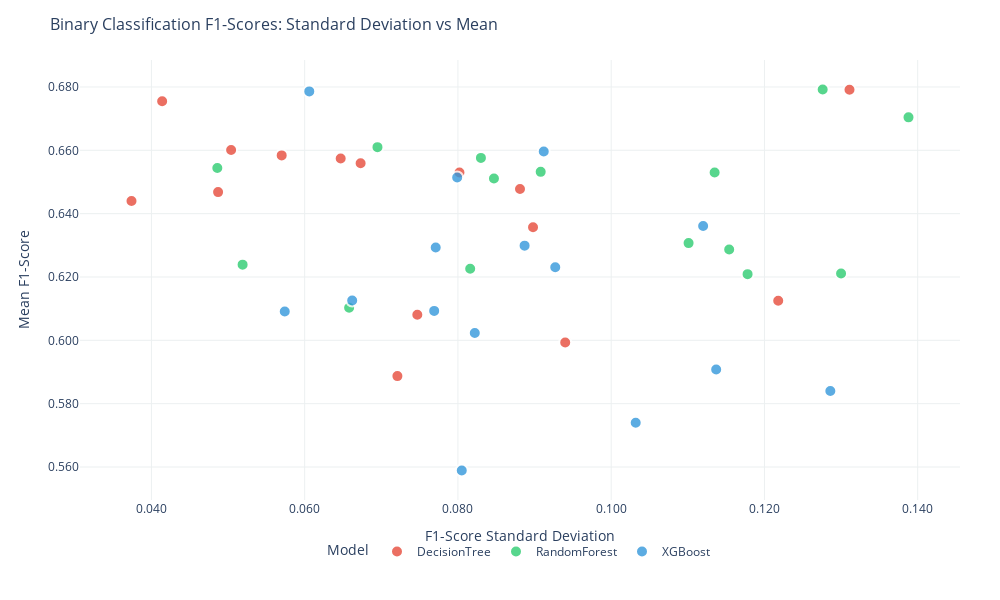

Notebook code for this chart:
### Markdown cell above
Raw

### Code cell
import pandas as pd
import plotly.graph_objects as go
import plotly.express as px
from plotly.subplots import make_subplots
import numpy as np

# Create the dataset
data = [
    # DecisionTree
    {'condition': '1s_no', 'model': 'DecisionTree', 'mean': 0.5993, 'std': 0.094, 'window_size': '1s', 'overlap': 'no'},
    {'condition': '1s_0.5', 'model': 'DecisionTree', 'mean': 0.6755, 'std': 0.0414, 'window_size': '1s', 'overlap': '50%'},
    {'condition': '1s_0.8', 'model': 'DecisionTree', 'mean': 0.6601, 'std': 0.0504, 'window_size': '1s', 'overlap': '80%'},
    {'condition': '2s_no', 'model': 'DecisionTree', 'mean': 0.644, 'std': 0.0374, 'window_size': '2s', 'overlap': 'no'},
    {'condition': '2s_0.5', 'model': 'DecisionTree', 'mean': 0.6584, 'std': 0.057, 'window_size': '2s', 'overlap': '50%'},
    {'condition': '2s_0.8', 'model': 'DecisionTree', 'mean': 0.6559, 'std': 0.0673, 'window_size': '2s', 'overlap': '80%'},
    {'condition': '3s_no', 'model': 'DecisionTree', 'mean': 0.653, 'std': 0.0802, 'window_size': '3s', 'overlap': 'no'},
    {'condition': '3s_0.5', 'model': 'DecisionTree', 'mean': 0.6125, 'std': 0.1218, 'window_size': '3s', 'overlap': '50%'},
    {'condition': '3s_0.8', 'model': 'DecisionTree', 'mean': 0.6081, 'std': 0.0747, 'window_size': '3s', 'overlap': '80%'},
    {'condition': '4s_no', 'model': 'DecisionTree', 'mean': 0.6357, 'std': 0.0898, 'window_size': '4s', 'overlap': 'no'},
    {'condition': '4s_0.5', 'model': 'DecisionTree', 'mean': 0.6574, 'std': 0.0647, 'window_size': '4s', 'overlap': '50%'},
    {'condition': '4s_0.8', 'model': 'DecisionTree', 'mean': 0.6468, 'std': 0.0487, 'window_size': '4s', 'overlap': '80%'},
    {'condition': '5s_no', 'model': 'DecisionTree', 'mean': 0.5887, 'std': 0.0721, 'window_size': '5s', 'overlap': 'no'},
    {'condition': '5s_0.5', 'model': 'DecisionTree', 'mean': 0.6478, 'std': 0.0881, 'window_size': '5s', 'overlap': '50%'},
    {'condition': '5s_0.8', 'model': 'DecisionTree', 'mean': 0.6791, 'std': 0.1311, 'window_size': '5s', 'overlap': '80%'},
    
    # RandomForest
    {'condition': '1s_no', 'model': 'RandomForest', 'mean': 0.6103, 'std': 0.0658, 'window_size': '1s', 'overlap': 'no'},
    {'condition': '1s_0.5', 'model': 'RandomForest', 'mean': 0.6287, 'std': 0.1154, 'window_size': '1s', 'overlap': '50%'},
    {'condition': '1s_0.8', 'model': 'RandomForest', 'mean': 0.6239, 'std': 0.0519, 'window_size': '1s', 'overlap': '80%'},
    {'condition': '2s_no', 'model': 'RandomForest', 'mean': 0.6226, 'std': 0.0816, 'window_size': '2s', 'overlap': 'no'},
    {'condition': '2s_0.5', 'model': 'RandomForest', 'mean': 0.6511, 'std': 0.0847, 'window_size': '2s', 'overlap': '50%'},
    {'condition': '2s_0.8', 'model': 'RandomForest', 'mean': 0.6532, 'std': 0.0908, 'window_size': '2s', 'overlap': '80%'},
    {'condition': '3s_no', 'model': 'RandomForest', 'mean': 0.6576, 'std': 0.083, 'window_size': '3s', 'overlap': 'no'},
    {'condition': '3s_0.5', 'model': 'RandomForest', 'mean': 0.6209, 'std': 0.1178, 'window_size': '3s', 'overlap': '50%'},
    {'condition': '3s_0.8', 'model': 'RandomForest', 'mean': 0.6307, 'std': 0.1101, 'window_size': '3s', 'overlap': '80%'},
    {'condition': '4s_no', 'model': 'RandomForest', 'mean': 0.6544, 'std': 0.0486, 'window_size': '4s', 'overlap': 'no'},
    {'condition': '4s_0.5', 'model': 'RandomForest', 'mean': 0.6211, 'std': 0.13, 'window_size': '4s', 'overlap': '50%'},
    {'condition': '4s_0.8', 'model': 'RandomForest', 'mean': 0.661, 'std': 0.0695, 'window_size': '4s', 'overlap': '80%'},
    {'condition': '5s_no', 'model': 'RandomForest', 'mean': 0.653, 'std': 0.1135, 'window_size': '5s', 'overlap': 'no'},
    {'condition': '5s_0.5', 'model': 'RandomForest', 'mean': 0.6704, 'std': 0.1388, 'window_size': '5s', 'overlap': '50%'},
    {'condition': '5s_0.8', 'model': 'RandomForest', 'mean': 0.6792, 'std': 0.1276, 'window_size': '5s', 'overlap': '80%'},
    
    # XGBoost
    {'condition': '1s_no', 'model': 'XGBoost', 'mean': 0.5589, 'std': 0.0805, 'window_size': '1s', 'overlap': 'no'},
    {'condition': '1s_0.5', 'model': 'XGBoost', 'mean': 0.5908, 'std': 0.1137, 'window_size': '1s', 'overlap': '50%'},
    {'condition': '1s_0.8', 'model': 'XGBoost', 'mean': 0.6091, 'std': 0.0574, 'window_size': '1s', 'overlap': '80%'},
    {'condition': '2s_no', 'model': 'XGBoost', 'mean': 0.6231, 'std': 0.0927, 'window_size': '2s', 'overlap': 'no'},
    {'condition': '2s_0.5', 'model': 'XGBoost', 'mean': 0.6293, 'std': 0.0771, 'window_size': '2s', 'overlap': '50%'},
    {'condition': '2s_0.8', 'model': 'XGBoost', 'mean': 0.6126, 'std': 0.0662, 'window_size': '2s', 'overlap': '80%'},
    {'condition': '3s_no', 'model': 'XGBoost', 'mean': 0.6596, 'std': 0.0912, 'window_size': '3s', 'overlap': 'no'},
    {'condition': '3s_0.5', 'model': 'XGBoost', 'mean': 0.584, 'std': 0.1286, 'window_size': '3s', 'overlap': '50%'},
    {'condition': '3s_0.8', 'model': 'XGBoost', 'mean': 0.6299, 'std': 0.0887, 'window_size': '3s', 'overlap': '80%'},
    {'condition': '4s_no', 'model': 'XGBoost', 'mean': 0.6093, 'std': 0.0769, 'window_size': '4s', 'overlap': 'no'},
    {'condition': '4s_0.5', 'model': 'XGBoost', 'mean': 0.6023, 'std': 0.0822, 'window_size': '4s', 'overlap': '50%'},
    {'condition': '4s_0.8', 'model': 'XGBoost', 'mean': 0.6786, 'std': 0.0606, 'window_size': '4s', 'overlap': '80%'},
    {'condition': '5s_no', 'model': 'XGBoost', 'mean': 0.6361, 'std': 0.112, 'window_size': '5s', 'overlap': 'no'},
    {'condition': '5s_0.5', 'model': 'XGBoost', 'mean': 0.574, 'std': 0.1032, 'window_size': '5s', 'overlap': '50%'},
    {'condition': '5s_0.8', 'model': 'XGBoost', 'mean': 0.6514, 'std': 0.0799, 'window_size': '5s', 'overlap': '80%'}
]

# Create DataFrame
df = pd.DataFrame(data)

# Add performance score
df['performance_score'] = df['mean'] - df['std']

# Define colors for each model
model_colors = {
    'DecisionTree': '#e74c3c',
    'RandomForest': '#2ecc71', 
    'XGBoost': '#3498db'
}

# Create the main scatter plot
fig = px.scatter(
    df, 
    x='std', 
    y='mean',
    color='model',
    hover_data=['condition', 'window_size', 'overlap'],
    color_discrete_map=model_colors,
    title='Binary Classification F1-Scores: Standard Deviation vs Mean',
    labels={
        'std': 'F1-Score Standard Deviation',
        'mean': 'Mean F1-Score',
        'model': 'Model'
    }
)

# Update traces for better styling
fig.update_traces(
    marker=dict(size=12, opacity=0.8, line=dict(width=2, color='white')),
    hovertemplate='<b>%{fullData.name}</b><br>' +
                  'Condition: %{customdata[0]}<br>' +
                #   'Window: %{customdata[1]}<br>' +
                #   'Overlap: %{customdata[2]}<br>' +
                  'F1-Score: %{y:.4f}<br>' +
                  'Std Dev: %{x:.4f}<extra></extra>'
)


# Update layout
fig.update_layout(
    width=1000,
    height=600,
    plot_bgcolor='white',
    paper_bgcolor='white',
    font=dict(size=12),
    title_font_size=16,
    legend=dict(
        orientation="h",
        yanchor="bottom",
        y=-0.15,
        xanchor="center",
        x=0.5
    ),
    margin=dict(t=60, b=100, l=80, r=40)
)

# Update axes
fig.update_xaxes(
    gridcolor='#ecf0f1',
    tickformat='.3f',
    title_font_size=14
)
fig.update_yaxes(
    gridcolor='#ecf0f1', 
    tickformat='.3f',
    title_font_size=14
)

# Show the plot
fig.show()

# Print best performers summary
print("🏆 BEST PERFORMERS BY MODEL:")
print("=" * 50)

for model in df['model'].unique():
    model_data = df[df['model'] == model]
    best_performer = model_data.loc[model_data['performance_score'].idxmax()]
    
    overlap_text = {
        'no': 'No Overlap',
        '50%': '50% Overlap', 
        '80%': '80% Overlap'
    }[best_performer['overlap']]
    
    print(f"\n{model}:")
    print(f"  Best Configuration: {best_performer['condition']}")
    print(f"  Window: {best_performer['window_size']}, {overlap_text}")
    print(f"  F1-Score: {best_performer['mean']:.4f}")
    print(f"  Std Dev: {best_performer['std']:.4f}")
    print(f"  Performance Score: {best_performer['performance_score']:.4f}")

# Additional analysis functions
def filter_by_model(model_name):
    """Filter data by specific model"""
    return df[df['model'] == model_name]

def filter_by_overlap(overlap_type):
    """Filter data by overlap type ('no', '50%', '80%')"""
    return df[df['overlap'] == overlap_type]

def filter_by_window_size(window_size):
    """Filter data by window size ('1s', '2s', '3s', '4s', '5s')"""
    return df[df['window_size'] == window_size]

def get_top_performers(n=5):
    """Get top N performers by performance score"""
    return df.nlargest(n, 'performance_score')[['model', 'condition', 'mean', 'std', 'performance_score']]

# Example usage of analysis functions:
print(f"\n🎯 TOP 5 OVERALL PERFORMERS:")
print("=" * 50)
top_5 = get_top_performers(5)
for idx, row in top_5.iterrows():
    print(f"{top_5.index.get_loc(idx) + 1}. {row['model']} - {row['condition']}: "
          f"F1={row['mean']:.4f}, Std={row['std']:.4f}, Score={row['performance_score']:.4f}")

# Export functionality
print(f"\n📸 TO EXPORT THE PLOT:")
print("- Use fig.write_image('f1_scores.png') for PNG")
print("- Use fig.write_image('f1_scores.pdf') for PDF") 
print("- Use fig.write_html('f1_scores.html') for interactive HTML")
print("- Or use the camera icon in the plot toolbar when displayed")

### Figure 1 — Plotly figure (JSON) as saved in the notebook; plotly's stock layout.template omitted (floating-point values rounded to 4 significant figures)
{"data": [{"customdata": [["1s_no", "1s", "no"], ["1s_0.5", "1s", "50%"], ["1s_0.8", "1s", "80%"], ["2s_no", "2s", "no"], ["2s_0.5", "2s", "50%"], ["2s_0.8", "2s", "80%"], ["3s_no", "3s", "no"], ["3s_0.5", "3s", "50%"], ["3s_0.8", "3s", "80%"], ["4s_no", "4s", "no"], ["4s_0.5", "4s", "50%"], ["4s_0.8", "4s", "80%"], ["5s_no", "5s", "no"], ["5s_0.5", "5s", "50%"], ["5s_0.8", "5s", "80%"]], "hovertemplate": "<b>%{fullData.name}</b><br>Condition: %{customdata[0]}<br>F1-Score: %{y:.4f}<br>Std Dev: %{x:.4f}<extra></extra>", "legendgroup": "DecisionTree", "marker": {"color": "#e74c3c", "line": {"color": "white", "width": 2}, "opacity": 0.8, "size": 12, "symbol": "circle"}, "mode": "markers", "name": "DecisionTree", "orientation": "v", "showlegend": true, "type": "scatter", "x": [0.094, 0.0414, 0.0504, 0.0374, 0.057, 0.0673, 0.0802, 0.1218, 0.0747, 0.0898, 0.0647, 0.0487, 0.0721, 0.0881, 0.1311], "xaxis": "x", "y": [0.5993, 0.6755, 0.6601, 0.644, 0.6584, 0.6559, 0.653, 0.6125, 0.6081, 0.6357, 0.6574, 0.6468, 0.5887, 0.6478, 0.6791], "yaxis": "y"}, {"customdata": [["1s_no", "1s", "no"], ["1s_0.5", "1s", "50%"], ["1s_0.8", "1s", "80%"], ["2s_no", "2s", "no"], ["2s_0.5", "2s", "50%"], ["2s_0.8", "2s", "80%"], ["3s_no", "3s", "no"], ["3s_0.5", "3s", "50%"], ["3s_0.8", "3s", "80%"], ["4s_no", "4s", "no"], ["4s_0.5", "4s", "50%"], ["4s_0.8", "4s", "80%"], ["5s_no", "5s", "no"], ["5s_0.5", "5s", "50%"], ["5s_0.8", "5s", "80%"]], "hovertemplate": "<b>%{fullData.name}</b><br>Condition: %{customdata[0]}<br>F1-Score: %{y:.4f}<br>Std Dev: %{x:.4f}<extra></extra>", "legendgroup": "RandomForest", "marker": {"color": "#2ecc71", "line": {"color": "white", "width": 2}, "opacity": 0.8, "size": 12, "symbol": "circle"}, "mode": "markers", "name": "RandomForest", "orientation": "v", "showlegend": true, "type": "scatter", "x": [0.0658, 0.1154, 0.0519, 0.0816, 0.0847, 0.0908, 0.083, 0.1178, 0.1101, 0.0486, 0.13, 0.0695, 0.1135, 0.1388, 0.1276], "xaxis": "x", "y": [0.6103, 0.6287, 0.6239, 0.6226, 0.6511, 0.6532, 0.6576, 0.6209, 0.6307, 0.6544, 0.6211, 0.661, 0.653, 0.6704, 0.6792], "yaxis": "y"}, {"customdata": [["1s_no", "1s", "no"], ["1s_0.5", "1s", "50%"], ["1s_0.8", "1s", "80%"], ["2s_no", "2s", "no"], ["2s_0.5", "2s", "50%"], ["2s_0.8", "2s", "80%"], ["3s_no", "3s", "no"], ["3s_0.5", "3s", "50%"], ["3s_0.8", "3s", "80%"], ["4s_no", "4s", "no"], ["4s_0.5", "4s", "50%"], ["4s_0.8", "4s", "80%"], ["5s_no", "5s", "no"], ["5s_0.5", "5s", "50%"], ["5s_0.8", "5s", "80%"]], "hovertemplate": "<b>%{fullData.name}</b><br>Condition: %{customdata[0]}<br>F1-Score: %{y:.4f}<br>Std Dev: %{x:.4f}<extra></extra>", "legendgroup": "XGBoost", "marker": {"color": "#3498db", "line": {"color": "white", "width": 2}, "opacity": 0.8, "size": 12, "symbol": "circle"}, "mode": "markers", "name": "XGBoost", "orientation": "v", "showlegend": true, "type": "scatter", "x": [0.0805, 0.1137, 0.0574, 0.0927, 0.0771, 0.0662, 0.0912, 0.1286, 0.0887, 0.0769, 0.0822, 0.0606, 0.112, 0.1032, 0.0799], "xaxis": "x", "y": [0.5589, 0.5908, 0.6091, 0.6231, 0.6293, 0.6126, 0.6596, 0.584, 0.6299, 0.6093, 0.6023, 0.6786, 0.6361, 0.574, 0.6514], "yaxis": "y"}], "layout": {"font": {"size": 12}, "height": 600, "legend": {"orientation": "h", "title": {"text": "Model"}, "tracegroupgap": 0, "x": 0.5, "xanchor": "center", "y": -0.15, "yanchor": "bottom"}, "margin": {"b": 100, "l": 80, "r": 40, "t": 60}, "paper_bgcolor": "white", "plot_bgcolor": "white", "title": {"font": {"size": 16}, "text": "Binary Classification F1-Scores: Standard Deviation vs Mean"}, "width": 1000, "xaxis": {"anchor": "y", "domain": [0, 1], "gridcolor": "#ecf0f1", "tickformat": ".3f", "title": {"font": {"size": 14}, "text": "F1-Score Standard Deviation"}}, "yaxis": {"anchor": "x", "domain": [0, 1], "gridcolor": "#ecf0f1", "tickformat": ".3f", "title": {"font": {"size": 14}, "text": "Mean F1-Score"}}}}
